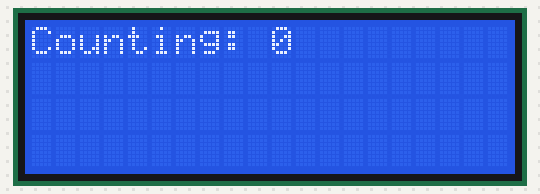
A program run on a simulated Raspberry Pi (BCM pin numbers). Parts: 20×4 character LCD.

Above: at 0.1 s.
At 4.1 s:
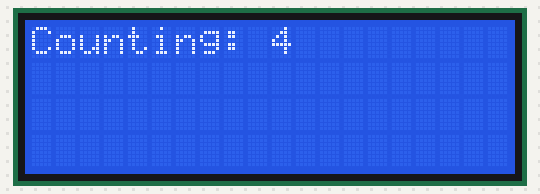
At 11.2 s:
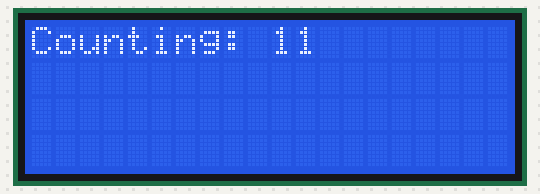
At 19.2 s:
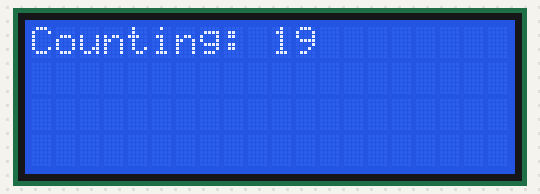
At 27.3 s:
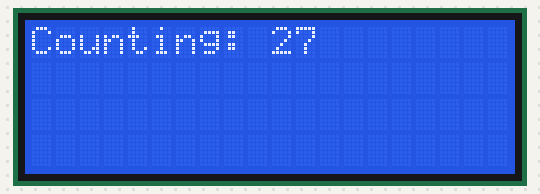
At 38.3 s:
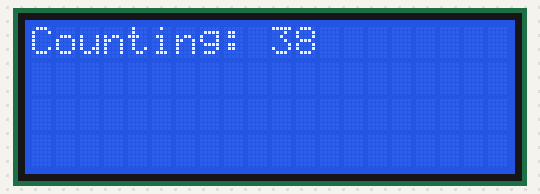

The program:

charlcd.py
```python
from time import sleep
import RPi.GPIO as GPIO
from RPLCD.gpio import CharLCD

lcd = CharLCD(pin_rs=22, pin_e=11, pins_data=[23, 10, 9, 25],
                      numbering_mode=GPIO.BCM)
i = 0
while True:
    lcd.clear()
    lcd.write_string('Counting: ' + str(i))
    sleep(1)
    i = i + 1
```

Measured:
- what the display in image 1 shows lasts 1.0 s, from 4.1 s to 5.1 s
